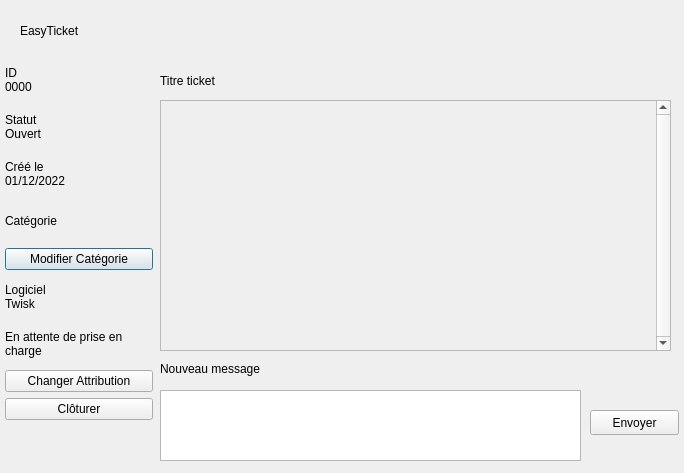
<?xml version="1.0" encoding="UTF-8"?>
<ui version="4.0">
 <class>DetailsTicket</class>
 <widget class="QDialog" name="DetailsTicket">
  <property name="geometry">
   <rect>
    <x>0</x>
    <y>0</y>
    <width>684</width>
    <height>473</height>
   </rect>
  </property>
  <property name="windowTitle">
   <string>Informations du ticket</string>
  </property>
  <widget class="QLabel" name="labelHeader">
   <property name="geometry">
    <rect>
     <x>20</x>
     <y>10</y>
     <width>641</width>
     <height>41</height>
    </rect>
   </property>
   <property name="text">
    <string>EasyTicket</string>
   </property>
  </widget>
  <widget class="QLabel" name="labelTitre">
   <property name="geometry">
    <rect>
     <x>160</x>
     <y>60</y>
     <width>521</width>
     <height>41</height>
    </rect>
   </property>
   <property name="text">
    <string>Titre ticket</string>
   </property>
  </widget>
  <widget class="QWidget" name="verticalLayoutWidget_2">
   <property name="geometry">
    <rect>
     <x>0</x>
     <y>59</y>
     <width>153</width>
     <height>411</height>
    </rect>
   </property>
   <layout class="QVBoxLayout" name="infosLayout">
    <property name="spacing">
     <number>6</number>
    </property>
    <property name="leftMargin">
     <number>5</number>
    </property>
    <property name="bottomMargin">
     <number>50</number>
    </property>
    <item>
     <widget class="QLabel" name="labelID">
      <property name="text">
       <string>ID
0000</string>
      </property>
     </widget>
    </item>
    <item>
     <widget class="QLabel" name="labelStatut">
      <property name="text">
       <string>Statut
Ouvert</string>
      </property>
     </widget>
    </item>
    <item>
     <widget class="QLabel" name="labelDate">
      <property name="text">
       <string>Créé le
01/12/2022</string>
      </property>
     </widget>
    </item>
    <item>
     <widget class="QLabel" name="labelCategorie">
      <property name="text">
       <string>Catégorie</string>
      </property>
     </widget>
    </item>
    <item>
     <widget class="QPushButton" name="boutonModifierCateg">
      <property name="text">
       <string>Modifier Catégorie</string>
      </property>
     </widget>
    </item>
    <item>
     <widget class="QLabel" name="labelLogiciel">
      <property name="text">
       <string>Logiciel
Twisk</string>
      </property>
     </widget>
    </item>
    <item>
     <widget class="QLabel" name="labelPrisEnCharge">
      <property name="text">
       <string>En attente de prise en charge</string>
      </property>
      <property name="wordWrap">
       <bool>true</bool>
      </property>
     </widget>
    </item>
    <item>
     <widget class="QPushButton" name="boutonModifierAttribution">
      <property name="text">
       <string>Changer Attribution</string>
      </property>
     </widget>
    </item>
    <item>
     <widget class="QPushButton" name="boutonCloturer">
      <property name="text">
       <string>Clôturer</string>
      </property>
     </widget>
    </item>
   </layout>
  </widget>
  <widget class="QTextEdit" name="inputReponse">
   <property name="geometry">
    <rect>
     <x>160</x>
     <y>390</y>
     <width>421</width>
     <height>71</height>
    </rect>
   </property>
  </widget>
  <widget class="QLabel" name="labelTitreReponse">
   <property name="geometry">
    <rect>
     <x>160</x>
     <y>360</y>
     <width>211</width>
     <height>17</height>
    </rect>
   </property>
   <property name="text">
    <string>Nouveau message</string>
   </property>
  </widget>
  <widget class="QPushButton" name="boutonEnvoyer">
   <property name="geometry">
    <rect>
     <x>590</x>
     <y>410</y>
     <width>89</width>
     <height>25</height>
    </rect>
   </property>
   <property name="text">
    <string>Envoyer</string>
   </property>
  </widget>
  <widget class="QScrollArea" name="zoneMessages">
   <property name="geometry">
    <rect>
     <x>160</x>
     <y>100</y>
     <width>511</width>
     <height>251</height>
    </rect>
   </property>
   <property name="verticalScrollBarPolicy">
    <enum>Qt::ScrollBarAlwaysOn</enum>
   </property>
   <property name="widgetResizable">
    <bool>true</bool>
   </property>
   <property name="alignment">
    <set>Qt::AlignLeading|Qt::AlignLeft|Qt::AlignTop</set>
   </property>
   <widget class="QWidget" name="scrollAreaWidgetContents">
    <property name="geometry">
     <rect>
      <x>0</x>
      <y>0</y>
      <width>495</width>
      <height>249</height>
     </rect>
    </property>
    <widget class="QWidget" name="verticalLayoutWidget">
     <property name="geometry">
      <rect>
       <x>10</x>
       <y>10</y>
       <width>481</width>
       <height>231</height>
      </rect>
     </property>
     <layout class="QVBoxLayout" name="zoneMessagesLayout"/>
    </widget>
   </widget>
  </widget>
 </widget>
 <resources/>
 <connections/>
</ui>
